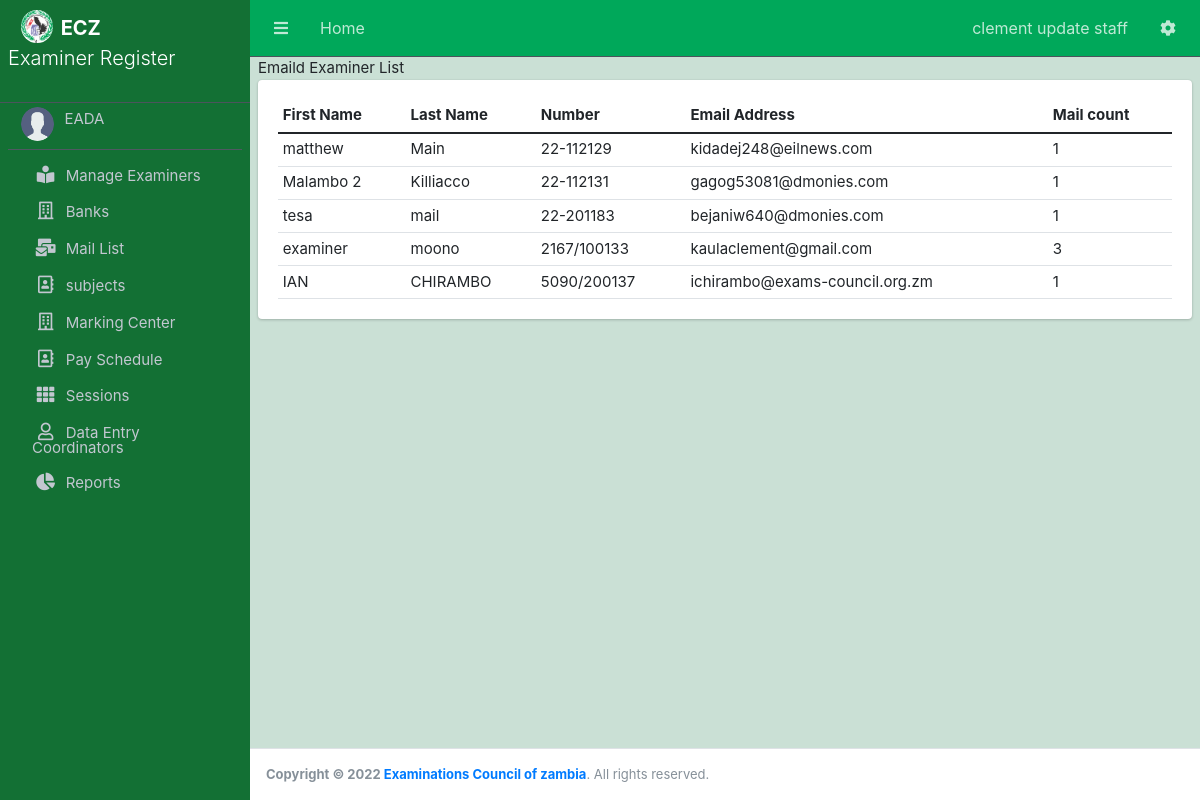
Before: /maillist/ (signed in) with the older database file.
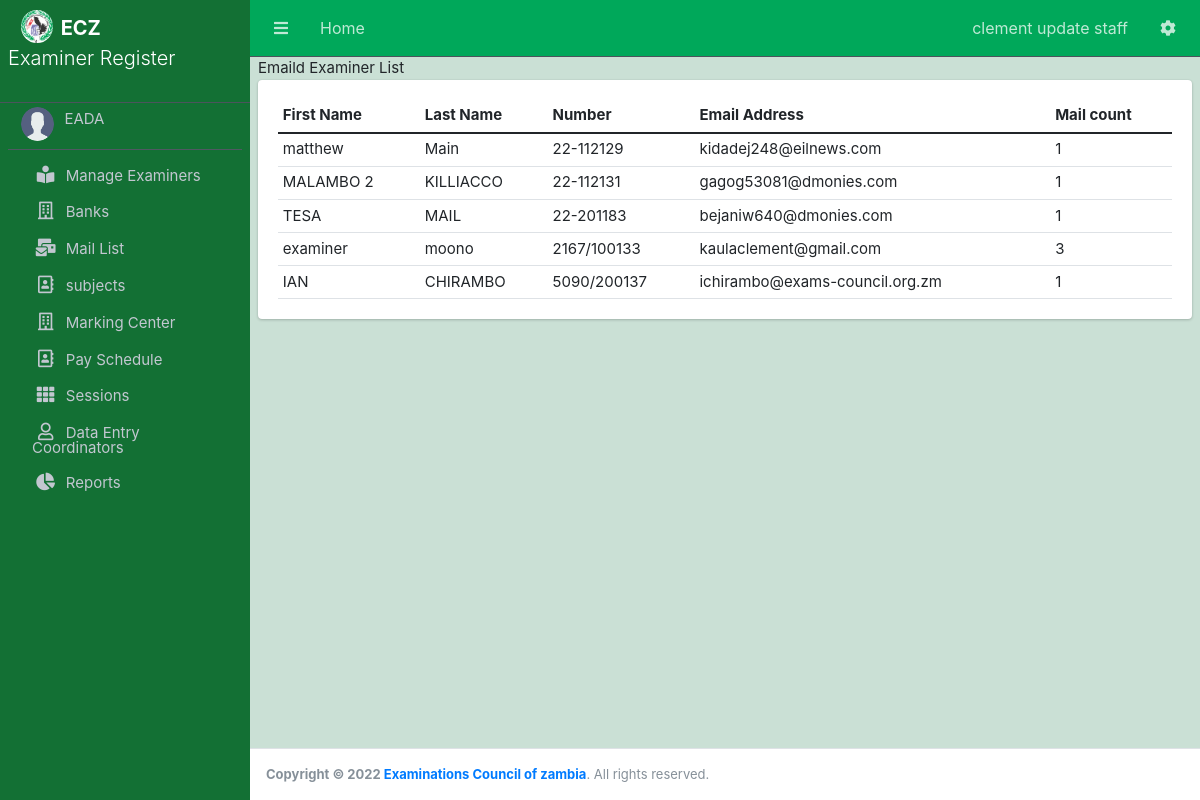
After: the same page with the newer database file.
### Examiner/models.py (models this page shows, shortened)
class Examiner(models.Model):
    user=models.OneToOneField(CustomUser,
        on_delete=models.CASCADE,null=True,blank=True)
    gender_data = ((0,"SELECT GENDER"),(1, "MALE"), (2, "FEMALE"))
    D_O_B=models.DateField(null=False)
    gender = models.IntegerField(default=0, choices=gender_data)
    subject=models.ForeignKey(Subject,to_field="subjectCode",db_column="Subject_Code", on_delete=models.SET_NULL,null=True,blank=True)
    paper=models.ForeignKey(Paper,db_column="Paper_Number", on_delete=models.SET_NULL,null=True)
    position=models.ForeignKey(Position,on_delete=models.SET_NULL,null=True)
    first_name=models.CharField(max_length=50,null=True)
    last_name=models.CharField(max_length=50,null=True)
    ExaminerCode=models.CharField(max_length=11,unique=True)
    Address=models.CharField(max_length=500,null=True)
    province=models.ForeignKey(Province, on_delete=models.SET_NULL,null=True)
    district=models.ForeignKey(Station,related_name="district", on_delete=models.SET_NULL,blank=True,null=True)#from station
    to_province =models.CharField(max_length=50,choices=regions,null=True,blank=True)
    bank=models.ForeignKey(Bank,on_delete=models.SET_NULL,null=True,blank=True)
    branch=models.ForeignKey(BankBranch,on_delete=models.SET_NULL,null=True,blank=True)
    AccountDetails=models.CharField(max_length=150,null=True)
    nrc_regex=RegexValidator(regex=r'([0-9]{6})\/([0-9]{2})\/([0-9]{1})', message="Enter a valid NRC Number")
    NRC=models.CharField(max_length=11,null=True,validators=[nrc_regex])
    t_pin_regex=RegexValidator(regex=r'([0-9]{10})', message="Enter a valid T-Pin Number [0~9 10 digits]")
    TPIN=models.CharField(max_length=10,null=True,validators=[t_pin_regex])
    phone_regex=RegexValidator(regex=r'0([0-9]{9})', message="Enter a valid Phone Number starting: 0")
    cell_Number=models.CharField(max_length=10,null=True,validators=[phone_regex])
    email=models.EmailField(null=True,unique=True)
    created_at = models.DateTimeField(auto_now_add=True)
    updated_at = models.DateTimeField(auto_now=True)
    approved=models.BooleanField(default=False)
    availability=models.BooleanField(default=False)
    session=models.ForeignKey(Session,on_delete=models.CASCADE,null=True,blank=True)
    mail_count=models.IntegerField(default=0)
    objects = models.Manager()

### Examiner/EADViews.py (the view)
# urls.py: path('maillist/',EADViews.mailList,name='mail-list'),
@login_required()
def mailList(request):
    mail_list=Examiner.objects.filter(mail_count__gte=1)
    context={
        'mail_list':mail_list,
    }
    return render(request, 'EAD/mailedList.html',context)

### Examiner/templates/EAD/mailedList.html (shortened to what this page needs)
{% extends 'base.html' %}
{% block content %}
Emaild Examiner List
<div class="card card-body">
<table id="mailTable" class="table table-sm">
    <thead>
        <tr>
            <th>First Name</th>
            <th>Last Name</th>
            <th>Number</th>
            <th>Email Address</th>
            <th>Mail count</th>
        </tr>
    </thead>
    <tbody>
        {% for item in mail_list %}
        <tr>
            <td>{{item.first_name}}</td>
            <td>{{item.last_name}}</td>
            <td>{{item.ExaminerCode}}</td>
            <td>{{item.email}}</td>
            <td>{{item.mail_count}}</td>
        </tr>
        {% endfor %}
    </tbody>
</table>
</div>
{% endblock content %}

Changed rows visible on the page:
changed Examiner "gagog53081@dmonies.com": first_name "Malambo 2" → "MALAMBO 2"; last_name "Killiacco" → "KILLIACCO"
changed Examiner "bejaniw640@dmonies.com": first_name "tesa" → "TESA"; last_name "mail" → "MAIL"
